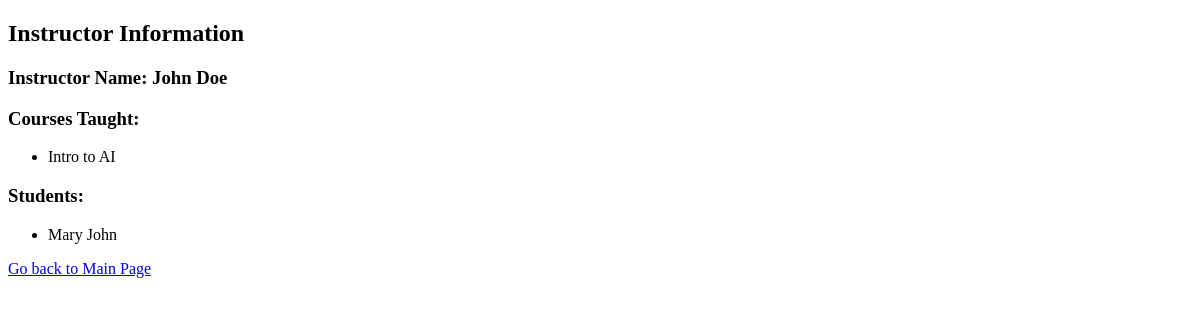
The app's page /myappF23/instructor/1/, older data.
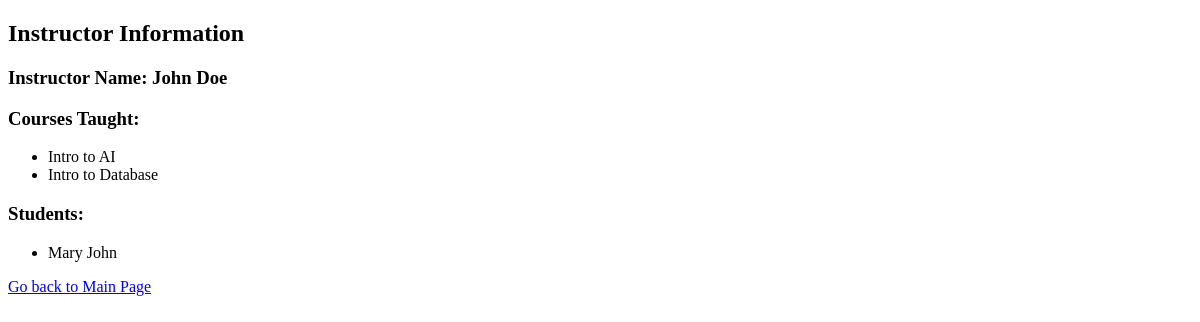
The same page, newer data.
### myappF23/models.py (models this page shows, shortened)
class Course(models.Model):
    COURSE_LEVEL_CHOICE = [
        ('BE', 'Beginner'), ('IN', 'Intermediate'), ('AD', 'Advanced')]
    title = models.CharField(max_length=200)
    description = models.TextField(null=True)
    instructor = models.ForeignKey(Instructor, on_delete=models.CASCADE)
    categories = models.ForeignKey(Category, on_delete=models.CASCADE)
    students = models.ManyToManyField(Student, blank=True)
    start_date = models.DateField()
    end_date = models.DateField()
    price = models.DecimalField(max_digits=10, decimal_places=2)
    level = models.PositiveIntegerField(default=0)
    interested = models.PositiveIntegerField(default=0)

class Student(models.Model):
    STUDENT_STATUS_CHOICES = [
        ('ER', 'Enrolled'),
        ('SP', 'Suspended'),
        ('GD', 'Graduated'),
    ]
    first_name = models.CharField(max_length=100)
    last_name = models.CharField(max_length=100)
    email = models.EmailField(unique=True)  # Unique email field
    date_of_birth = models.DateField()
    status = models.CharField(max_length=2, choices=STUDENT_STATUS_CHOICES, default='ER')

### myappF23/views.py (the view)
# urls.py: path('instructor/<int:instructor_id>/', views.instructor, name='instructor'),
def instructor(request, instructor_id):
    instructor = Instructor.objects.get(pk=instructor_id)
    courses_taught = instructor.course_set.all()
    students = instructor.students.all()
    context = {
        'instructor': instructor,
        'courses_taught': courses_taught,
        'students': students,
    }
    return render(request, 'myappF23/instructor0.html', context)

### myappF23/templates/myappF23/instructor0.html (shortened to what this page needs)
<!DOCTYPE html>
<html>
<head lang="en">
</head>
<body>
    <h2>Instructor Information</h2>
    <h3>Instructor Name: {{ instructor.first_name }} {{ instructor.last_name }}</h3>
    <h3>Courses Taught:</h3>
    <ul>
        {% for course in courses_taught %}
            <li>{{ course.title }}</li>
        {% endfor %}
    </ul>
    <h3>Students:</h3>
    <ul>
        {% for student in students %}
            <li>{{ student.first_name }} {{ student.last_name }}</li>
        {% endfor %}
    </ul>
    <p><a href="{% url 'myappF23:index' %}">Go back to Main Page</a></p>
</body>
</html>

Row changes from the older to the newer data that the page shows:
added Course: title "Intro to Database"
